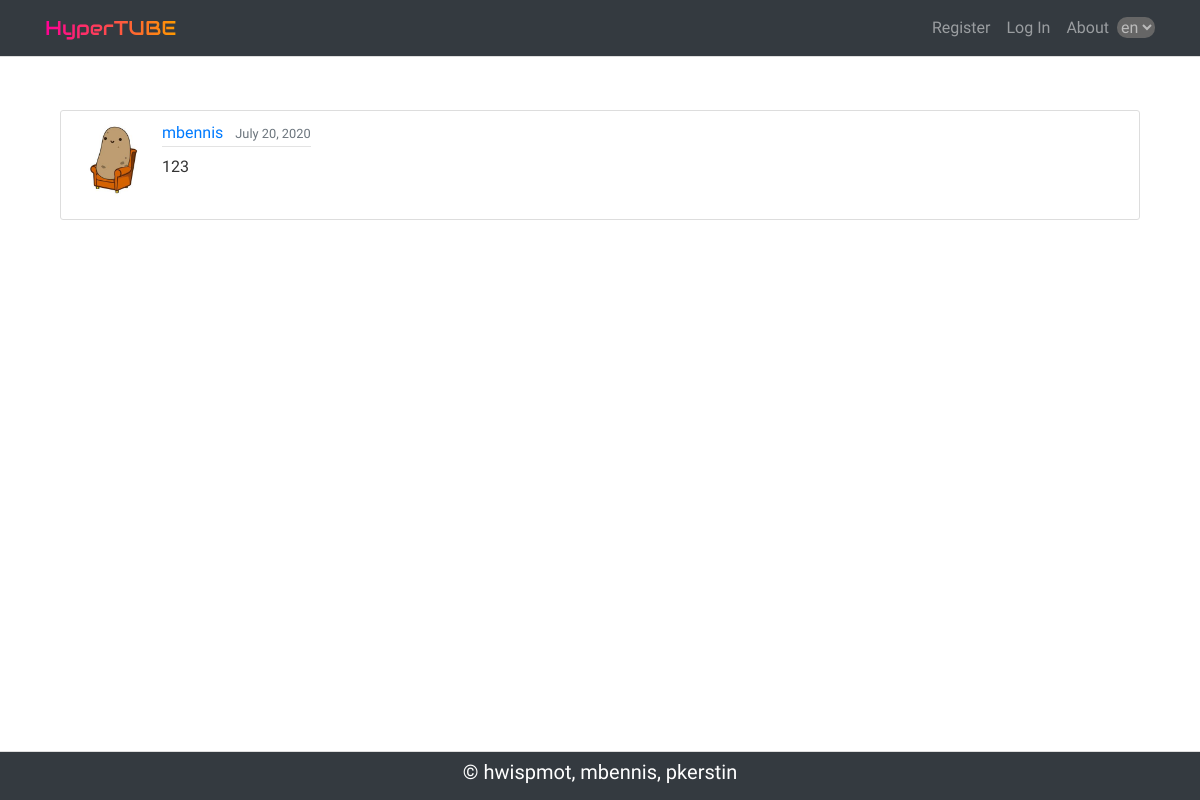
The page /post/33/ on the database its author committed.
### blog/models.py (models this page shows, shortened)
class Post(models.Model):
    film_id = models.CharField(max_length=100)
    content = models.TextField()
    date_posted = models.DateTimeField(default=timezone.now)
    author = models.ForeignKey('auth.User', on_delete=models.CASCADE)

### users/models.py (models this page shows, shortened)
class Profile(models.Model):
    user = models.OneToOneField(User, on_delete=models.CASCADE)
    image = models.ImageField(default='default.jpg', upload_to='profile_pics')
    bio = models.TextField(default='This is bio')

### blog/views.py (the view)
# urls.py: path('post/<int:pk>/', PostDetailView.as_view(), name='post-detail'),
class PostDetailView(DetailView):
    model = Post

### blog/templates/blog/post_detail.html (shortened to what this page needs)
{% extends "blog/base.html" %}
{% block content %}
  <article class="media content-section">
    <img class="rounded-circle article-img" src="{{ object.author.profile.image.url }}">
    <div class="media-body">
      <div class="article-metadata">
        <a class="mr-2" href="{% url 'user-posts' object.author.username %}">{{ object.author }}</a>
        <small class="text-muted">{{ object.date_posted|date:"F d, Y" }}</small>
      </div>
      <p class="article-content">{{ object.content }}</p>
    </div>
  </article>
{% endblock content %}

### blog/static/blog/main.css (style rules this page uses)
body { background: #fafafa; background: url(http://getwallpapers.com/wallpaper/full/f/1/b/375459.jpg) center fixed; background-size: cover; color: #333333; margin-top: 5rem; }
.content-section { background: #ffffff; padding: 10px 20px; border: 1px solid #dddddd; border-radius: 3px; margin-bottom: 20px; }
.article-content { white-space: pre-line; }
.article-img { width: 65px; margin-right: 16px; }
.article-metadata { padding-bottom: 1px; margin-bottom: 4px; border-bottom: 1px solid #e3e3e3; width: fit-content; }

### blog/templates/blog/base.html (style rules this page uses)
html, body, h2, h1 { font-family: 'Neucha', cursive; }

### rows shown on the page
Post: author.profile.image (placeholder picture), author "mbennis", date_posted "July 20, 2020", content "123"

### other values the page prints
form field language "en"
